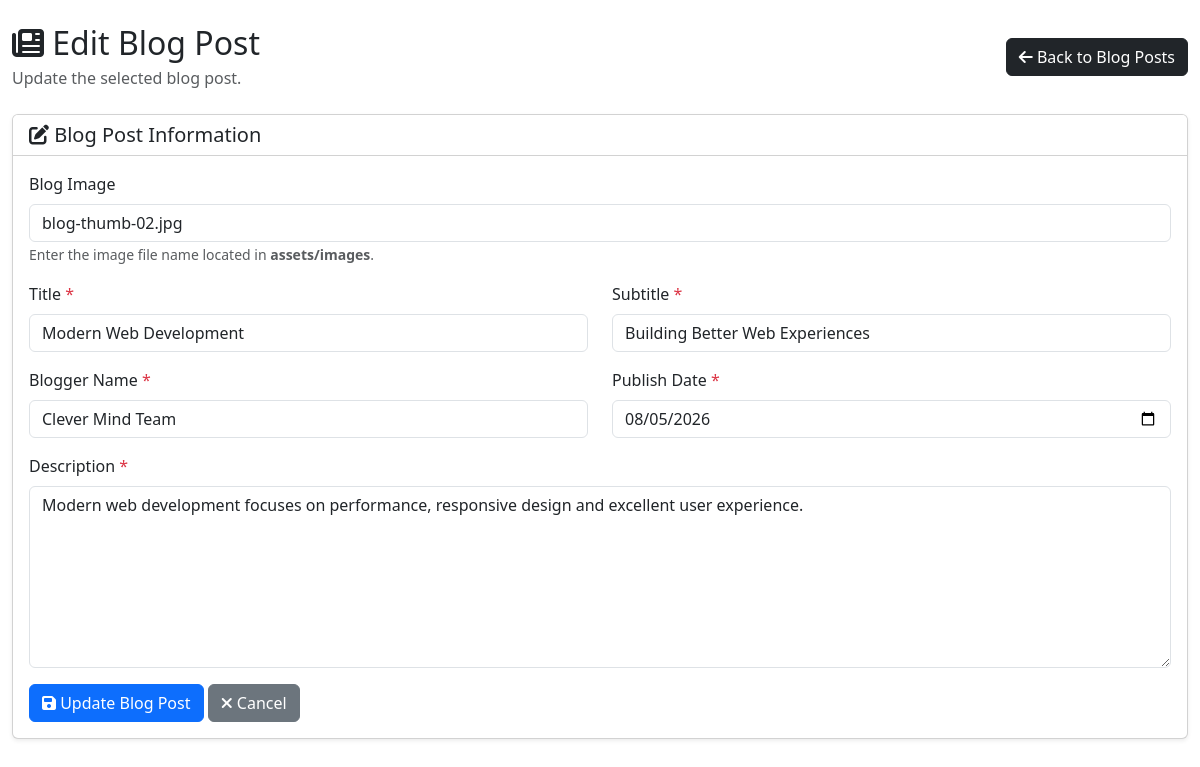
Screenshot of /admin/blog_post_form.php?id=2 with the database file from the repository.
### tables this page shows
CREATE TABLE `blogs` (
  `id` int(10) UNSIGNED NOT NULL,
  `image` varchar(255) NOT NULL,
  `title` varchar(255) NOT NULL,
  `subtitle` varchar(255) DEFAULT NULL,
  `blogger_name` varchar(150) NOT NULL,
  `publish_date` date NOT NULL,
  `description` text NOT NULL,
  `created_at` timestamp NOT NULL DEFAULT current_timestamp()
);

### admin/blog_post_form.php (the view, shortened to what this page needs)
<?php
include '../config.php';
$isEdit = isset($_GET['id']) && is_numeric($_GET['id']);
$id = $isEdit ? (int) $_GET['id'] : null;
$post = [
    'image' => '',
    'title' => '',
    'subtitle' => '',
    'blogger_name' => '',
    'publish_date' => '',
    'description' => ''
];
if ($isEdit) {
    $stmt = $pdo->prepare("
        SELECT
            id,
            image,
            title,
            subtitle,
            blogger_name,
            publish_date,
            description
        FROM blogs
        WHERE id = ?
    ");
    $stmt->execute([$id]);
    $existingPost = $stmt->fetch(PDO::FETCH_ASSOC);
    $post = $existingPost;
}
?>
<!DOCTYPE html>
<html lang="en">
<head>
    <link
        href="https://cdn.jsdelivr.net/npm/bootstrap@5.3.3/dist/css/bootstrap.min.css"
        rel="stylesheet"
    >
    <link
        rel="stylesheet"
        href="https://cdnjs.cloudflare.com/ajax/libs/font-awesome/6.5.2/css/all.min.css"
    >
</head>
<body>
<div class="container-fluid py-4">
    <div class="d-flex justify-content-between align-items-center mb-4">
        <div>
            <h2 class="mb-1">
                <i class="fa fa-newspaper"></i>
                <?= $isEdit ? 'Edit Blog Post' : 'Add Blog Post' ?>
            </h2>
            <p class="text-muted mb-0">
                <?= $isEdit
                    ? 'Update the selected blog post.'
                    : 'Create a new blog post.'
                ?>
            </p>
        </div>
        <a
            href="posts.php"
            class="btn btn-dark"
        >
            <i class="fa fa-arrow-left"></i>
            Back to Blog Posts
        </a>
    </div>
    <div class="card shadow-sm">
        <div class="card-header bg-white">
            <h5 class="mb-0">
                <i class="fa fa-edit"></i>
                Blog Post Information
            </h5>
        </div>
        <div class="card-body">
            <form
                method="POST"
                action=""
            >
                <div class="row">
                    <div class="col-md-12 mb-3">
                        <label
                            for="image"
                            class="form-label"
                        >
                            Blog Image
                        </label>
                        <input
                            type="text"
                            name="image"
                            id="image"
                            class="form-control"
                            placeholder="Example: blog-thumb-01.jpg"
                            value="<?= htmlspecialchars($post['image']) ?>"
                        >
                        <small class="text-muted">
                            Enter the image file name located in
                            <strong>assets/images</strong>.
                        </small>
                    </div>
                    <div class="col-md-6 mb-3">
                        <label
                            for="title"
                            class="form-label"
                        >
                            Title
                            <span class="text-danger">*</span>
                        </label>
                        <input
                            type="text"
                            name="title"
                            id="title"
                            class="form-control"
                            placeholder="Enter blog title"
                            value="<?= htmlspecialchars($post['title']) ?>"
                            required
                        >
                    </div>
                    <div class="col-md-6 mb-3">
                        <label
                            for="subtitle"
                            class="form-label"
                        >
                            Subtitle
                            <span class="text-danger">*</span>
                        </label>
                        <input
                            type="text"
                            name="subtitle"
                            id="subtitle"
                            class="form-control"
                            placeholder="Enter blog subtitle"
                            value="<?= htmlspecialchars($post['subtitle']) ?>"
                            required
                        >
                    </div>
                    <div class="col-md-6 mb-3">
                        <label
                            for="blogger_name"
                            class="form-label"
                        >
                            Blogger Name
                            <span class="text-danger">*</span>
                        </label>
                        <input
                            type="text"
                            name="blogger_name"
                            id="blogger_name"
                            class="form-control"
                            placeholder="Enter blogger name"
                            value="<?= htmlspecialchars($post['blogger_name']) ?>"
                            required
                        >
                    </div>
                    <div class="col-md-6 mb-3">
                        <label
                            for="publish_date"
                            class="form-label"
                        >
                            Publish Date
                            <span class="text-danger">*</span>
                        </label>
                        <input
                            type="date"
                            name="publish_date"
                            id="publish_date"
                            class="form-control"
                            value="<?= htmlspecialchars($post['publish_date']) ?>"
                            required
                        >
                    </div>
                    <div class="col-md-12 mb-3">
                        <label
                            for="description"
                            class="form-label"
                        >
                            Description
                            <span class="text-danger">*</span>
                        </label>
                        <textarea
                            name="description"
                            id="description"
                            rows="7"
                            class="form-control"
                            placeholder="Enter blog description"
                            required
                        ><?= htmlspecialchars($post['description']) ?></textarea>
                    </div>
                    <div class="col-md-12">
                        <button
                            type="submit"
                            class="btn btn-primary"
                        >
                            <i class="fa fa-save"></i>
                            <?= $isEdit
                                ? 'Update Blog Post'
                                : 'Add Blog Post'
                            ?>
                        </button>
                        <a
                            href="posts.php"
                            class="btn btn-secondary"
                        >
                            <i class="fa fa-times"></i>
                            Cancel
                        </a>
                    </div>
                </div>
            </form>
        </div>
    </div>
</div>
</body>
</html>

### rows the page displays
blogs: image "blog-thumb-02.jpg", title "Modern Web Development", subtitle "Building Better Web Experiences", blogger_name "Clever Mind Team", publish_date "08/05/2026", description "Modern web development focuses on performance, responsive design and excellent user experience."
